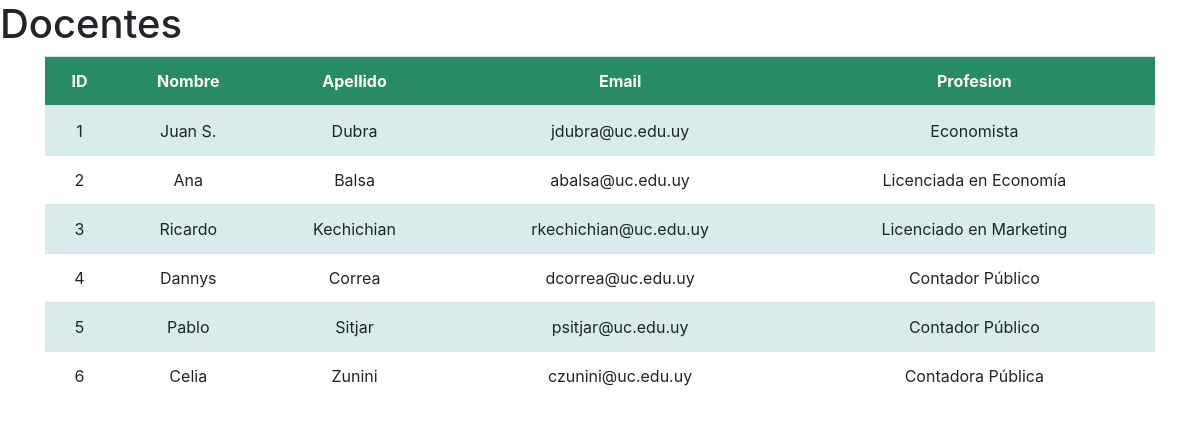
Screenshot of /app/docentes/ (signed in) with the database file from the repository.
### app/models.py (models this page shows, shortened)
class Docente(models.Model):
    nombre = models.CharField(max_length=50)
    apellido = models.CharField(max_length=50)
    email = models.EmailField()
    profesion = models.CharField(max_length=50)

### app/views.py (the view)
# urls.py: path('docentes/', docentes, name="docentes"),
@login_required
def docentes(request):
    ctx = {'docentes': Docente.objects.all() }
    return render(request, "app/docentes.html", ctx)

### app/templates/app/docentes.html (shortened to what this page needs)
{% load static %}
<!DOCTYPE html>
<html lang="en">
<head>
  <link rel="stylesheet" href="https://maxcdn.bootstrapcdn.com/bootstrap/4.3.1/css/bootstrap.min.css">
</head>
<h1>Docentes</h1>
<body style="background-image: url('{% static 'app/assets/fondo2.jpg' %}'); background-size: cover; color: dark-grey"></body>
<body>
    <div class="container">
      <table class="table table-striped table-hover">
        <thead class="thead-green">
          <tr>
            <th scope="col">ID</th>
            <th scope="col">Nombre</th>
            <th scope="col">Apellido</th>
            <th scope="col">Email</th>
            <th scope="col">Profesion</th>
          </tr>
        </thead>
        <tbody>
            {% for docente in docentes %}
            <tr>
                <td>{{ docente.id }}</td>
                <td>{{ docente.nombre }}</td>
                <td>{{ docente.apellido }}</td>
                <td>{{ docente.email }}</td>
                <td>{{ docente.profesion }}</td>
            </tr>
            {% endfor %}
        </tbody>
      </table>
    </div>
  </body>
</body>
  </html>

### app/templates/app/docentes.html (style rules this page uses)
.container { text-align: center; }
.table-striped tbody tr:nth-of-type(odd) { background-color: rgb(217, 235, 235); }
.thead-green { background-color: rgb(39, 139, 99); color: white; }

### rows the page displays
Docente: id "1", nombre "Juan S.", apellido "Dubra", email "jdubra@uc.edu.uy", profesion "Economista"
Docente: id "2", nombre "Ana", apellido "Balsa", email "abalsa@uc.edu.uy", profesion "Licenciada en Economía"
Docente: id "3", nombre "Ricardo", apellido "Kechichian", email "rkechichian@uc.edu.uy", profesion "Licenciado en Marketing"
Docente: id "4", nombre "Dannys", apellido "Correa", email "dcorrea@uc.edu.uy", profesion "Contador Público"
Docente: id "5", nombre "Pablo", apellido "Sitjar", email "psitjar@uc.edu.uy", profesion "Contador Público"
Docente: id "6", nombre "Celia", apellido "Zunini", email "czunini@uc.edu.uy", profesion "Contadora Pública"
